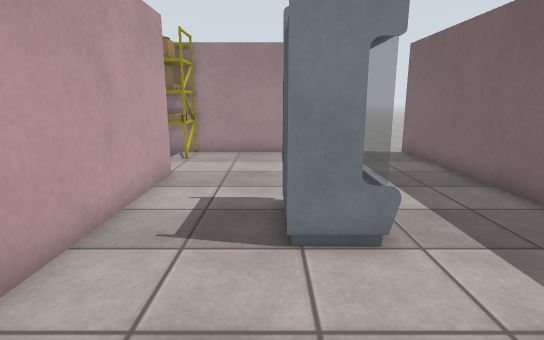
View 1 (above)

19 first-person views from a walk through a robot-simulator world made for Gazebo. The camera is 1.2 m above the floor, tilts 12° down and sees 80° across. The floor is counted in squares, 0.5 m on a side. Each view is taken from the middle of a square. On the plan, view 1 faces up. The plan holds only what a view shows up to about 19 squares ahead; the rest is blank. Some surface patterns are stand-ins.

View 2
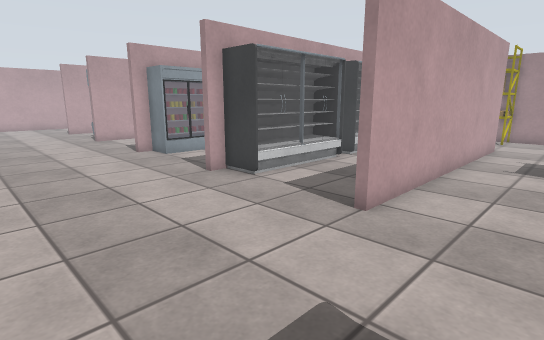

View 3
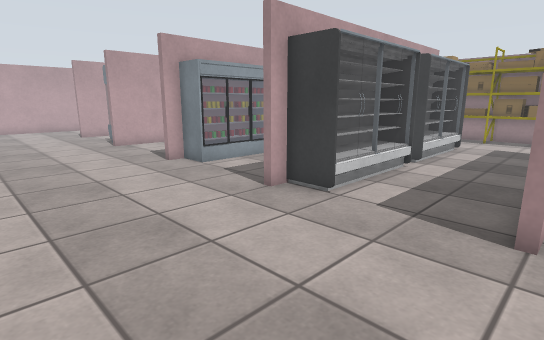

View 4
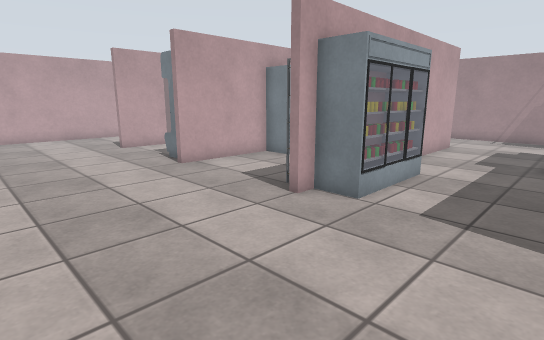

View 5
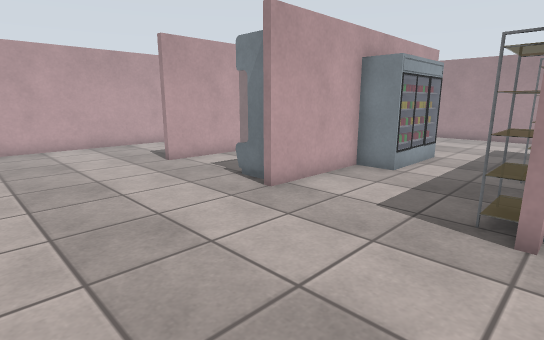

View 6
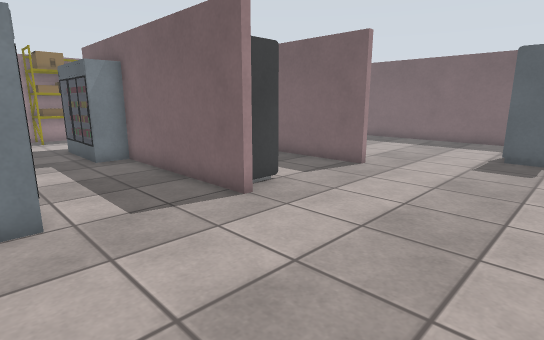

View 7
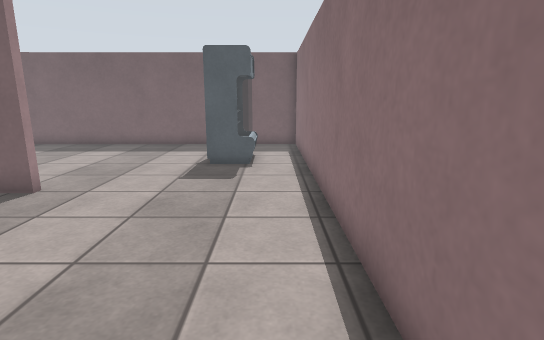

View 8
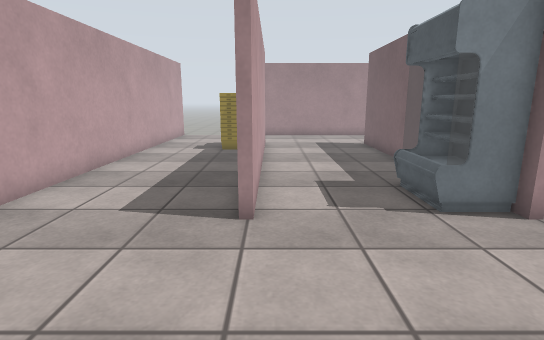

View 9
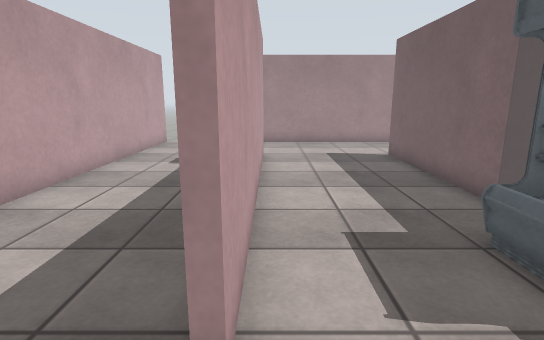

View 10
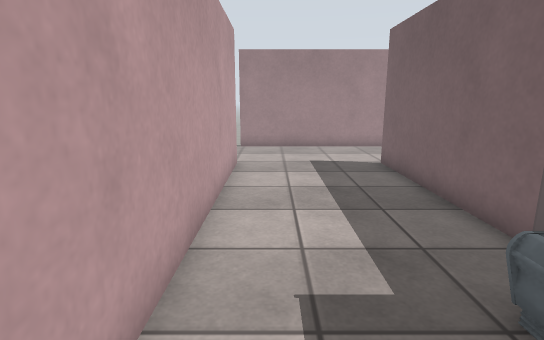

View 11
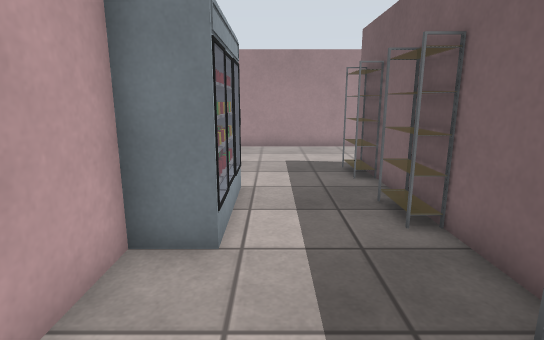

View 12
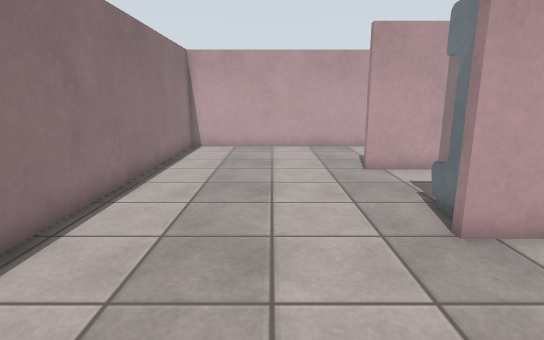

View 13
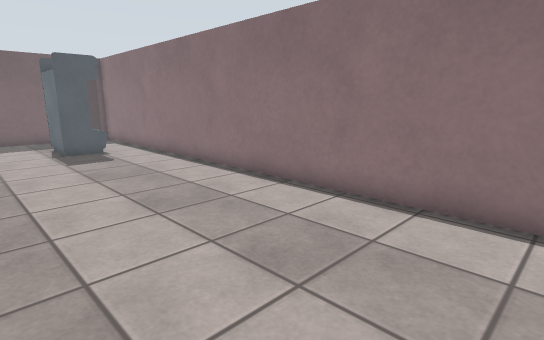

View 14
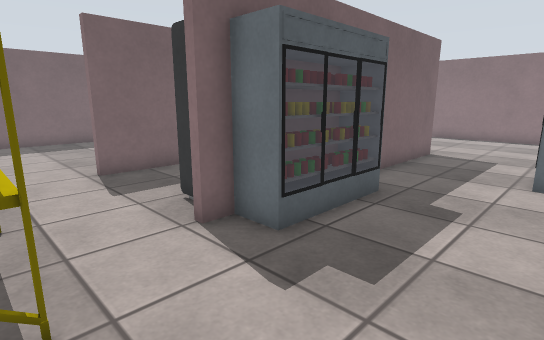

View 15
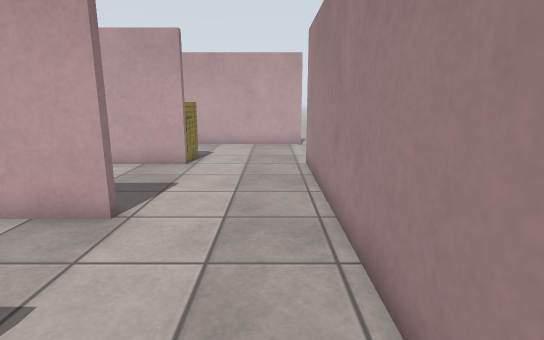

View 16
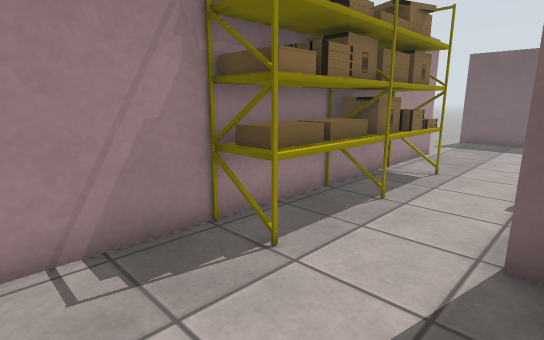

View 17
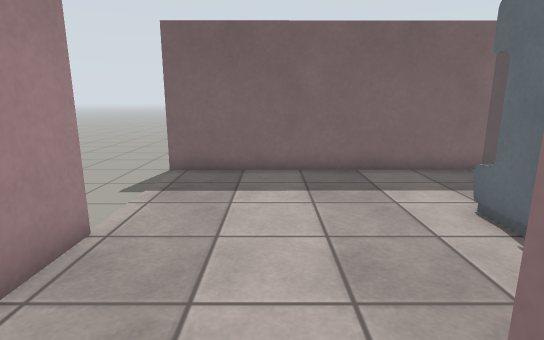

View 18
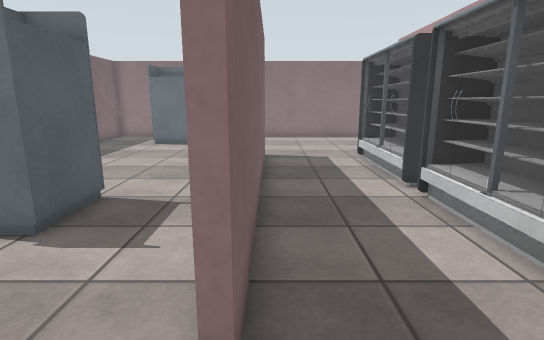

View 19
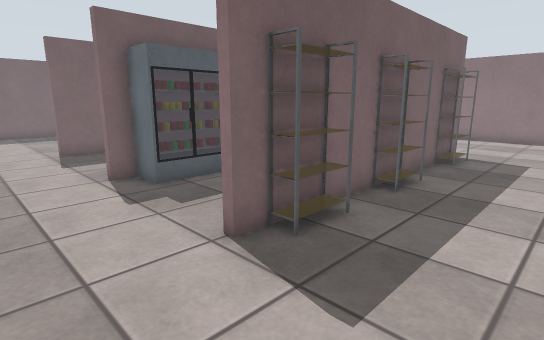

### Floor plan
Points are (right, up) in squares from view 1. A wall is a line through its corners. A room is listed if a view was taken in it or the views show most of it. See-through windows are left out.
Room 1 (views 1, 2, 3, 4, 5, 6, 7, 8, 9, 10, 11, 12, 13, 14, 15, 16, 17, 18, 19)
walls: (-15.7, 5.5) (-15.7, 7.6); (-15.4, 7.5) (-15.4, 6.7); (-21.4, 2.5) (-21.4, 1.4); (-21.7, 2.6) (-21.7, 3.5); (-21.7, 7.4) (-21.7, 10.7); (-21.4, 10.7) (-21.4, 8.4); (-11.8, 15.3) (-27.8, 15.3); (-3.7, -1.8) (-3.7, 10.7); (-3.4, 10.7) (-3.4, -1.8); (-27.4, 7.5) (-27.4, -1.8); (-18, -9.4) (6.4, -9.4) (6.3, 15.7); (0.6, 15.3) (-3.4, 15.3); (-33.4, 15.7) (-33.4, -9.4) (-20.8, -9.4)
ways out: opening at (6, 16.5)
objects: bucket (-29, 8) to (-28, 10); fridge (-23, -1) to (-22, 1); fridge (-21, 3) to (-20, 7); shelf (-16, -1) to (-16, 1); shelf (-16, 4) to (-16, 5); shelf (-16, 8) to (-16, 10); fridge (-15, -1) to (-14, 3); fridge (-11, 6) to (-10, 10); other object (-9, -1) to (-8, 4); other object (-9, 5) to (-8, 10); other object (0, 5) to (2, 7); other object (1, -7) to (3, -6)

Positions as (right, up) in squares from view 1, and headings:
1: (0, 0), facing up
2: (0, -8), facing up-left
3: (-3, -8), facing up-left
4: (-10, -8), facing up-left
5: (-15, -8), facing up-left
6: (-15, -8), facing up-right
7: (-12, -8), facing right
8: (-27, -8), facing up
9: (-27, -4), facing up
10: (-26, -2), facing up
11: (-19, -2), facing up
12: (-16, -5), facing left
13: (-16, -2), facing down-right
14: (-15, 14), facing down-right
15: (-15, 14), facing left
16: (-15, 10), facing up-right
17: (-5, 12), facing right
18: (-4, 13), facing down
19: (-20, 14), facing down-right
